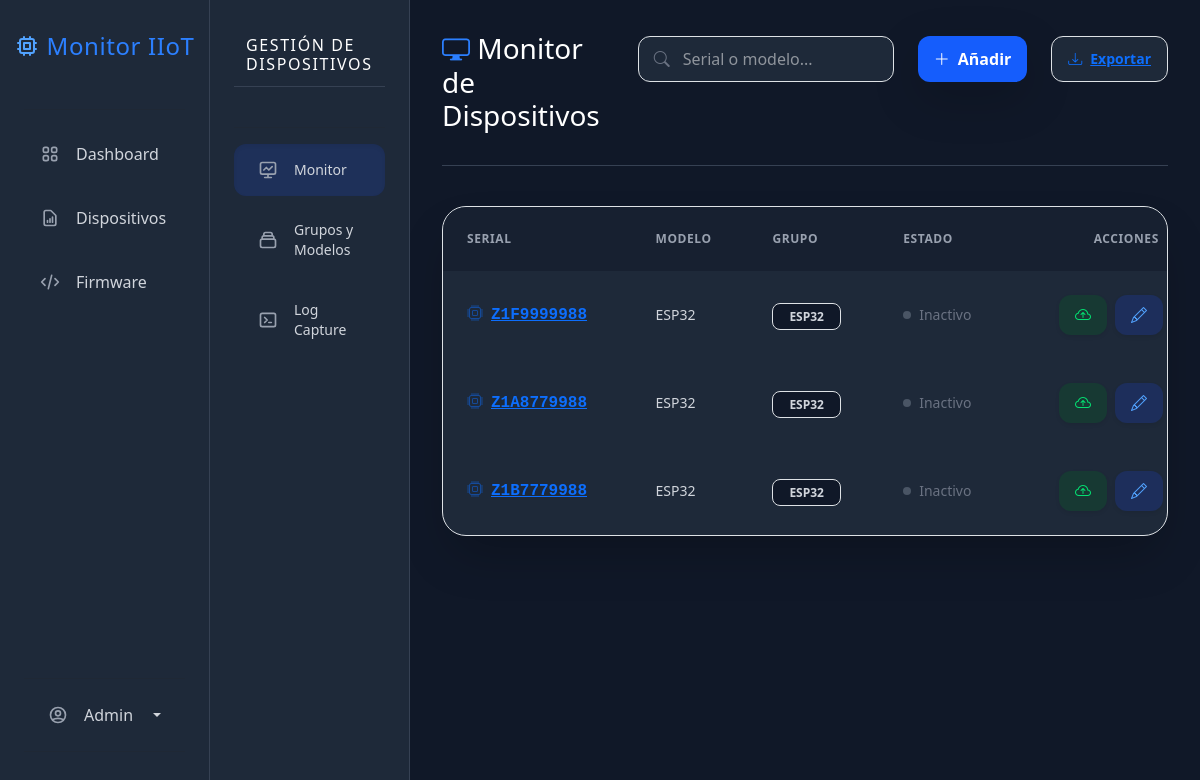
Page /dispositivos/ (signed in) on the earlier database version.
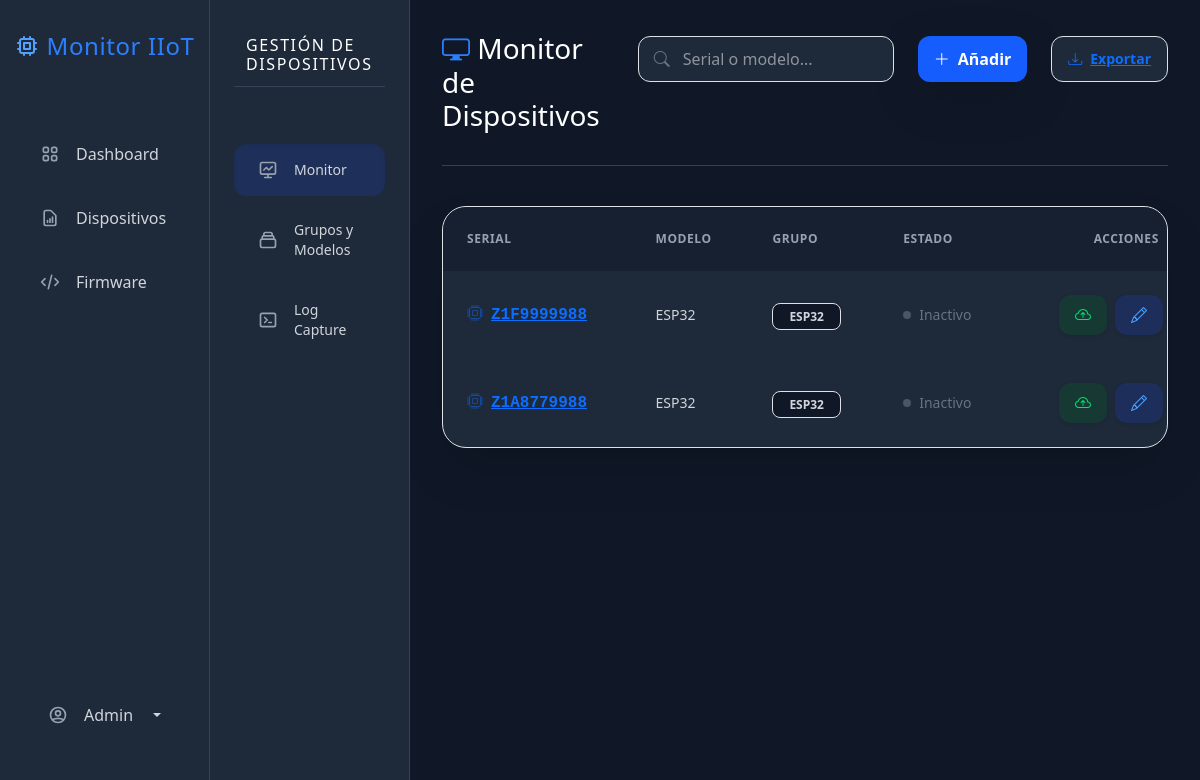
Same page on the later database version.
### impresoras/models.py (models this page shows, shortened)
class Dispositivo(models.Model):
    validar_serial = RegexValidator(
        regex=r'^[A-Z0-9]{10}$',
        message="El serial solo puede contener letras mayúsculas y números, sin espacios (ej. Z1F9999988).",
        code="serial_invalido"
    )
    serial = models.CharField(max_length=50, unique=True, validators=[validar_serial], help_text="Ingrese el serial exacto del equipo.")
    modelo = models.ForeignKey(
        ModeloEquipo,
        on_delete=models.SET_NULL,
        related_name='dispositivos',
        null=True,
        blank=True
    )
    grupo = models.ForeignKey(
        Grupo,
        on_delete=models.SET_NULL,
        null=True,
        blank=True
    )
    fecha_registro = models.DateTimeField(auto_now_add=True)
    ultimo_sts1 = models.IntegerField(null=True, blank=True)
    ultimo_sts2 = models.IntegerField(null=True, blank=True)
    ultima_conexion = models.DateTimeField(null=True, blank=True)
    fw_ismart_instalado = models.CharField(max_length=20, default="Desconocida", blank=True)
    fw_printer_instalado = models.CharField(max_length=20, default="Desconocida", blank=True)
    firmware_actual = models.ForeignKey(VersionFirmware, on_delete=models.SET_NULL, null=True, blank=True, related_name='equipos_instalados')
    ota_en_curso = models.BooleanField(default=False)
    @property
    def alertas_ota(self):
        from .models import VersionFirmware
        alertas = []
        datos = self.ultimo_log_datos
        fw_ismart_json = datos.get('fw_ismart', 'Desconocida')
        fw_printer_json = datos.get('fw_printer', 'Desconocida')
        ultima_v_ismart = VersionFirmware.objects.filter(tipo_modulo='ismart').order_by('-fecha_subida').first()
        if ultima_v_ismart and fw_ismart_json not in ['', 'None', 'Desconocida', '0']:
            if fw_ismart_json != ultima_v_ismart.version:
                alertas.append({
                    'modulo': 'iSmart',
                    'version_nueva': ultima_v_ismart.version,
                    'tipo': 'obligatoria' if ultima_v_ismart.es_obligatoria else 'opcional'
                })
        ultima_v_printer = VersionFirmware.objects.filter(tipo_modulo='impresora').order_by('-fecha_subida').first()
        if ultima_v_printer and fw_printer_json not in ['', 'None', 'Desconocida', '0']:
            if fw_printer_json != ultima_v_printer.version:
                alertas.append({
                    'modulo': 'Impresora Fiscal',
                    'version_nueva': ultima_v_printer.version,
                    'tipo': 'obligatoria' if ultima_v_printer.es_obligatoria else 'opcional'
                })
        return alertas
    @property
    def ultimo_log_datos(self):
        logs_cacheados = self.logs.all()
        if logs_cacheados:
            ultimo_registro = logs_cacheados[0] # Tomamos el primero de la memoria
            if ultimo_registro.detalles:
                try:
                    return json.loads(ultimo_registro.detalles)
                except json.JSONDecodeError:
                    return {}
        return {}

class ModeloEquipo(models.Model):
    nombre = models.CharField(max_length=100, unique=True)
    marca = models.CharField(max_length=100, blank=True, null=True)
    def __str__(self):
        if self.marca:
            return f"{self.marca} {self.nombre}"
        return self.nombre

class Grupo(models.Model):
    nombre = models.CharField(max_length=100)
    descripcion = models.TextField(blank=True, null=True)
    def __str__(self):
        return self.nombre

### impresoras/views.py (the view)
# urls.py: path('dispositivos/', lista_dispositivos, name='dispositivos_lista'),
@login_required
def lista_dispositivos(request):
    query = request.GET.get('buscar')
    dispositivos = Dispositivo.objects.select_related('modelo', 'grupo').all()
    proyectos_disponibles = ProyectoFirmware.objects.prefetch_related('versiones').all()
    if query:
        dispositivos = dispositivos.filter(
            Q(serial__icontains=query) | Q(modelo__nombre__icontains=query)
        )
    if request.method == 'POST':
        form = DispositivoForm(request.POST)
        if form.is_valid():
            form.save()
            return redirect('dispositivos_lista')
    else:
        form = DispositivoForm()
    grupos = Grupo.objects.all()
    modelos = ModeloEquipo.objects.all()
    context = {
        'dispositivos': dispositivos,
        'form': form,
        'grupos': grupos,
        'modelos': modelos,
        'proyectos_disponibles': proyectos_disponibles,
    }
    return render(request, 'lista_dispositivos.html', context)

### impresoras/forms.py
class DispositivoForm(forms.ModelForm):
    class Meta:
        model = Dispositivo
        fields = ['serial', 'modelo', 'grupo']
        input_classes = 'w-full bg-gray-900 border border-gray-600 rounded-xl px-4 py-2.5 text-white focus:ring-2 focus:ring-blue-500 outline-none transition-all'
        widgets = {
            'serial': forms.TextInput(attrs={
                'class': input_classes,
                'placeholder': 'Ej: Z1F9999988',
                'minlength': '10',
                'maxlength': '10',
                'pattern': '^[A-Z0-9]{10}$',
                'title': 'El serial debe tener exactamente 10 caracteres alfanuméricos.',
                'required': True
            }),
            'modelo': forms.Select(attrs={
                'class': input_classes,
                'required': True
            }),
            'grupo': forms.Select(attrs={
                'class': input_classes
            }),
        }

### templates/lista_dispositivos.html (shortened to what the changed rows need)
{% extends 'dispositivos_base.html' %}
{% block dispositivos_content %}
<div class="w-full">
    <div class="bg-gray-800 rounded-3xl border border-gray-700 shadow-2xl overflow-hidden mb-12">
        <div class="overflow-x-auto w-full">
            <table class="w-full text-left border-collapse min-w-[800px]">
                <thead class="bg-gray-900/50 text-gray-400 text-xs uppercase tracking-wider">
                    <tr>
                        <th class="p-4 font-semibold">Serial</th>
                        <th class="p-4 font-semibold">Modelo</th>
                        <th class="p-4 font-semibold">Grupo</th>
                        <th class="p-4 font-semibold">Estado</th>
                        <th class="p-4 font-semibold text-center">Acciones</th>
                    </tr>
                </thead>
                <tbody class="text-gray-300 divide-y divide-gray-700">
                    {% for equipo in dispositivos %}
                        <tr class="hover:bg-gray-700/50 transition-colors group">
                            <td class="p-4">
                                <a href="#"
                                    class="font-mono font-bold text-blue-400 hover:text-blue-300 transition-colors flex items-center gap-2 cursor-pointer"
                                    data-bs-toggle="modal"
                                    data-bs-target="#modalMonitor"
                                    data-serial="{{ equipo.serial }}"
                                    data-rif="{{ equipo.rif|default:'--' }}"
                                    data-sts1="{{ equipo.ultimo_log_datos.sts1|default:'--' }}"
                                    data-sts2="{{ equipo.ultimo_log_datos.sts2|default:'--' }}"
                                    data-err_cnt="{{ equipo.ultimo_log_datos.err_cnt|default:'0' }}"
                                    data-rec_att="{{ equipo.ultimo_log_datos.rec_att|default:'0' }}"
                                    data-atm="{{ equipo.ultimo_log_datos.atm|default:'--' }}"
                                    data-vts="{{ equipo.ultimo_log_datos.vts|default:'0' }}"
                                    data-last_b="{{ equipo.ultimo_log_datos.last_b|default:'--' }}"
                                    data-b_iss="{{ equipo.ultimo_log_datos.b_iss|default:'0' }}"
                                    data-db_n="{{ equipo.ultimo_log_datos.db_n|default:'--' }}"
                                    data-db_a="{{ equipo.ultimo_log_datos.db_a|default:'0' }}"
                                    data-cr_n="{{ equipo.ultimo_log_datos.cr_n|default:'--' }}"
                                    data-cr_a="{{ equipo.ultimo_log_datos.cr_a|default:'0' }}"
                                    data-nf_n="{{ equipo.ultimo_log_datos.nf_n|default:'--' }}"
                                    data-nf_a="{{ equipo.ultimo_log_datos.nf_a|default:'0' }}"
                                    data-z_cnt="{{ equipo.ultimo_log_datos.z_cnt|default:'--' }}"
                                    data-f_cnt="{{ equipo.ultimo_log_datos.f_cnt|default:'--' }}"
                                    data-date="{{ equipo.ultimo_log_datos.date|default:'--' }}"
                                    data-time="{{ equipo.ultimo_log_datos.time|default:'--' }}"
                                    onclick="preLlenarModal(this)">
                                    <i class="bi bi-cpu opacity-50 group-hover:opacity-100 transition-opacity"></i>
                                    {{ equipo.serial }}
                                </a>
                            </td>
                            <td class="p-4 text-sm">{{ equipo.modelo.nombre|default:"Sin modelo" }}</td>
                            <td class="p-4">
                                <span class="px-3 py-1 bg-gray-900 border border-gray-600 text-gray-300 rounded-lg text-xs font-bold">
                                    {{ equipo.grupo.nombre|default:"Sin grupo" }}
                                </span>
                            </td>
                            <td class="p-4" id="indicador-{{ equipo.serial }}">
                                <span class="flex items-center gap-2 text-gray-500 text-sm" title="Esperando conexión...">
                                    <span class="w-2 h-2 rounded-full bg-gray-600"></span> Inactivo
                                </span>
                            </td>
                            <td class="p-4 text-center whitespace-nowrap">
                                <div class="flex justify-end items-center gap-2">
                                    <button class="inline-flex items-center gap-2 px-3 py-2 text-green-400 bg-green-900/40 hover:bg-green-900/70 rounded-lg transition-all text-sm font-bold shadow-sm" data-bs-toggle="modal" data-bs-target="#modalOta-{{ equipo.id }}" title="Actualización OTA">
                                        <i class="bi bi-cloud-arrow-up"></i>
                                    </button>
                                    <button class="inline-flex items-center gap-2 px-3 py-2 text-blue-400 bg-blue-900/40 hover:bg-blue-900/70 rounded-lg transition-all text-sm font-bold shadow-sm" data-bs-toggle="modal" data-bs-target="#modalEditar-{{ equipo.id }}" title="Editar Dispositivo">
                                        <i class="bi bi-pencil"></i>
                                    </button>
                                </div>
                            </td>
                        </tr>
                    {% endfor %}
                </tbody>
            </table>
        </div>
    </div>
</div>
{% endblock %}

Differences in the rows shown:
removed Dispositivo: serial "Z1B7779988", modelo.nombre "ESP32", grupo.nombre "ESP32"
